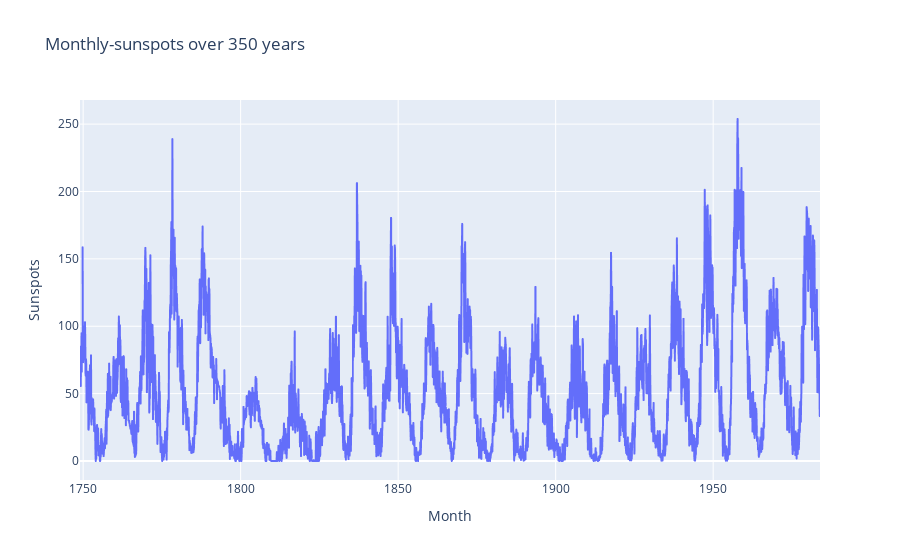

Notebook cell for this chart:
### Code cell
df = df.sort_values(by=['Month'])
fig = px.line(df, x='Month', y='Sunspots', title='Monthly-sunspots over 350 years')
fig.show()

### Figure 1 — Plotly figure (JSON) as saved in the notebook; plotly's stock layout.template omitted (floating-point values rounded to 4 significant figures; data arrays with more than 128 entries replaced by an {"elided": "..."} marker saying what was removed)
{"data": [{"hoverlabel": {"namelength": 0}, "hovertemplate": "Month=%{x}<br>Sunspots=%{y}", "legendgroup": "", "line": {"color": "#636efa", "dash": "solid"}, "mode": "lines", "name": "", "showlegend": false, "type": "scattergl", "x": {"elided": "2820 str values"}, "xaxis": "x", "y": {"elided": "2820 float values"}, "yaxis": "y"}], "layout": {"legend": {"tracegroupgap": 0}, "title": {"text": "Monthly-sunspots over 350 years"}, "xaxis": {"anchor": "y", "domain": [0, 1], "title": {"text": "Month"}}, "yaxis": {"anchor": "x", "domain": [0, 1], "title": {"text": "Sunspots"}}}}
